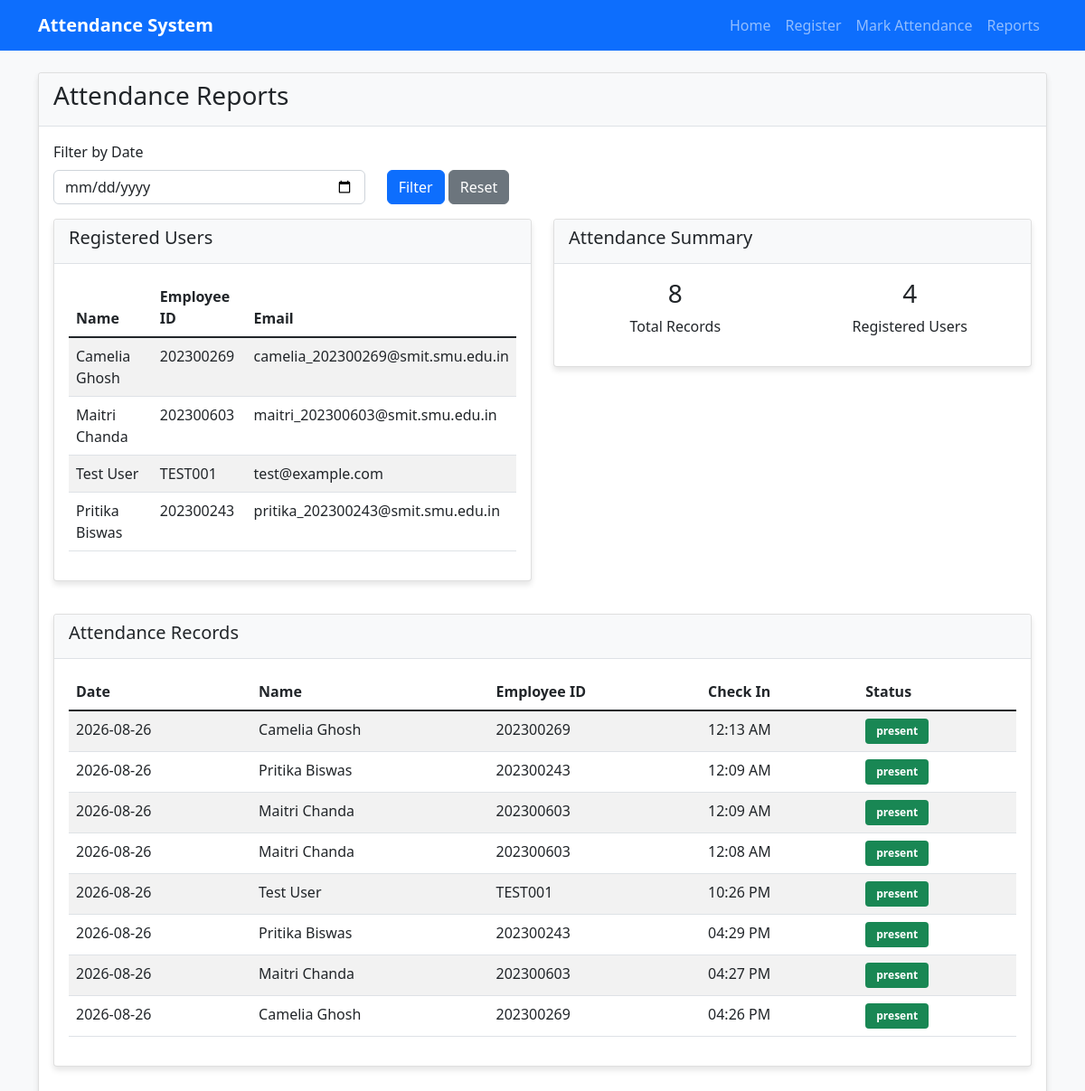
Page /reports on the committed database.
### app/models.py (models this page shows, shortened)
class User(db.Model):
    id = db.Column(db.Integer, primary_key=True)
    name = db.Column(db.String(100), nullable=False)
    employee_id = db.Column(db.String(50), unique=True, nullable=False)
    email = db.Column(db.String(120), unique=True, nullable=True)
    face_encoding = db.Column(db.Text, nullable=True)
    face_image_path = db.Column(db.String(255), nullable=True)
    created_at = db.Column(db.DateTime, default=datetime.utcnow)
    attendance_records = db.relationship('Attendance', backref='user', lazy=True)

class Attendance(db.Model):
    id = db.Column(db.Integer, primary_key=True)
    user_id = db.Column(db.Integer, db.ForeignKey('user.id'), nullable=False)
    check_in_time = db.Column(db.DateTime, default=datetime.utcnow)
    check_out_time = db.Column(db.DateTime, nullable=True)
    date = db.Column(db.Date, default=datetime.utcnow().date())
    status = db.Column(db.String(20), default='present')
    confidence = db.Column(db.Float, nullable=True)

### app/routes_basic.py (the view)
@app.route('/reports')
def reports():
    users = User.query.all()
    attendance_records = Attendance.query.order_by(Attendance.check_in_time.desc()).all()
    return render_template('reports.html', users=users, attendance_records=attendance_records)

### app/templates/reports.html (shortened to what this page needs)
{% extends "base.html" %}
{% block content %}
<div class="row">
    <div class="col-md-12">
        <div class="card">
            <div class="card-header">
                <h3>Attendance Reports</h3>
            </div>
            <div class="card-body">
                <div class="row mb-3">
                    <div class="col-md-4">
                        <label for="dateFilter" class="form-label">Filter by Date</label>
                        <input type="date" class="form-control" id="dateFilter">
                    </div>
                    <div class="col-md-4">
                        <label class="form-label">&nbsp;</label>
                        <div>
                            <button id="filterBtn" class="btn btn-primary">Filter</button>
                            <button id="resetBtn" class="btn btn-secondary">Reset</button>
                        </div>
                    </div>
                </div>
                <div class="row mb-3">
                    <div class="col-md-6">
                        <div class="card">
                            <div class="card-header">
                                <h5>Registered Users</h5>
                            </div>
                            <div class="card-body">
                                <table class="table table-striped">
                                    <thead>
                                        <tr>
                                            <th>Name</th>
                                            <th>Employee ID</th>
                                            <th>Email</th>
                                        </tr>
                                    </thead>
                                    <tbody>
                                        {% for user in users %}
                                        <tr>
                                            <td>{{ user.name }}</td>
                                            <td>{{ user.employee_id }}</td>
                                            <td>{{ user.email or 'N/A' }}</td>
                                        </tr>
                                        {% else %}
                                        <tr>
                                            <td colspan="3">No users registered yet</td>
                                        </tr>
                                        {% endfor %}
                                    </tbody>
                                </table>
                            </div>
                        </div>
                    </div>
                    <div class="col-md-6">
                        <div class="card">
                            <div class="card-header">
                                <h5>Attendance Summary</h5>
                            </div>
                            <div class="card-body">
                                <div class="row">
                                    <div class="col-md-6">
                                        <div class="text-center">
                                            <h3>{{ attendance_records|length }}</h3>
                                            <p>Total Records</p>
                                        </div>
                                    </div>
                                    <div class="col-md-6">
                                        <div class="text-center">
                                            <h3>{{ users|length }}</h3>
                                            <p>Registered Users</p>
                                        </div>
                                    </div>
                                </div>
                            </div>
                        </div>
                    </div>
                </div>
                <div class="card">
                    <div class="card-header">
                        <h5>Attendance Records</h5>
                    </div>
                    <div class="card-body">
                        <div class="table-responsive">
                            <table class="table table-striped" id="attendanceTable">
                                <thead>
                                    <tr>
                                        <th>Date</th>
                                        <th>Name</th>
                                        <th>Employee ID</th>
                                        <th>Check In</th>
                                        <th>Status</th>
                                    </tr>
                                </thead>
                                <tbody>
                                    {% for record in attendance_records %}
                                    <tr>
                                        <td>{{ record.date }}</td>
                                        <td>{{ record.user.name }}</td>
                                        <td>{{ record.user.employee_id }}</td>
                                        <td>{{ record.check_in_time.strftime('%I:%M %p') }}</td>
                                        <td>
                                            <span class="badge bg-success">{{ record.status }}</span>
                                        </td>
                                    </tr>
                                    {% else %}
                                    <tr>
                                        <td colspan="5">No attendance records found</td>
                                    </tr>
                                    {% endfor %}
                                </tbody>
                            </table>
                        </div>
                    </div>
                </div>
            </div>
        </div>
    </div>
</div>
{% endblock %}

### app/templates/base.html (shortened to what this page needs)
<!DOCTYPE html>
<html lang="en">
<head>
    <link href="https://cdn.jsdelivr.net/npm/bootstrap@5.1.3/dist/css/bootstrap.min.css" rel="stylesheet">
    <link rel="stylesheet" href="{{ url_for('static', filename='css/style.css') }}">
</head>
<body>
    <nav class="navbar navbar-expand-lg navbar-dark bg-primary">
        <div class="container">
            <a class="navbar-brand" href="/">Attendance System</a>
            <div class="collapse navbar-collapse" id="navbarNav">
                <ul class="navbar-nav ms-auto">
                    <li class="nav-item">
                        <a class="nav-link" href="/">Home</a>
                    </li>
                    <li class="nav-item">
                        <a class="nav-link" href="/register">Register</a>
                    </li>
                    <li class="nav-item">
                        <a class="nav-link" href="/attendance">Mark Attendance</a>
                    </li>
                    <li class="nav-item">
                        <a class="nav-link" href="/reports">Reports</a>
                    </li>
                </ul>
            </div>
        </div>
    </nav>
    <div class="container mt-4">
        {% block content %}{% endblock %}
    </div>
</body>
</html>

### app/static/css/style.css (style rules this page uses)
body { background-color: #f8f9fa; }
.navbar-brand { font-weight: bold; }
.card { margin-bottom: 20px; box-shadow: 0 4px 6px rgba(0, 0, 0, 0.1); }
.card-header { background-color: #f8f9fa; border-bottom: 1px solid #dee2e6; }
.badge { padding: 8px 12px; }
.table-responsive { border-radius: 8px; overflow: hidden; }
.btn { border-radius: 6px; }
.form-control { border-radius: 6px; }

### rows in the picture
User: name "Camelia Ghosh", employee_id "202300269", email "camelia_202300269@smit.smu.edu.in"
User: name "Maitri Chanda", employee_id "202300603", email "maitri_202300603@smit.smu.edu.in"
User: name "Test User", employee_id "TEST001", email "test@example.com"
User: name "Pritika Biswas", employee_id "202300243", email "pritika_202300243@smit.smu.edu.in"
Attendance: date "2026-08-26", user.name "Camelia Ghosh", user.employee_id "202300269", check_in_time "12:13 AM", status "present"
Attendance: date "2026-08-26", user.name "Pritika Biswas", user.employee_id "202300243", check_in_time "12:09 AM", status "present"
Attendance: date "2026-08-26", user.name "Maitri Chanda", user.employee_id "202300603", check_in_time "12:09 AM", status "present"
Attendance: date "2026-08-26", user.name "Maitri Chanda", user.employee_id "202300603", check_in_time "12:08 AM", status "present"
Attendance: date "2026-08-26", user.name "Test User", user.employee_id "TEST001", check_in_time "10:26 PM", status "present"
Attendance: date "2026-08-26", user.name "Pritika Biswas", user.employee_id "202300243", check_in_time "04:29 PM", status "present"
Attendance: date "2026-08-26", user.name "Maitri Chanda", user.employee_id "202300603", check_in_time "04:27 PM", status "present"
Attendance: date "2026-08-26", user.name "Camelia Ghosh", user.employee_id "202300269", check_in_time "04:26 PM", status "present"

### other values in the picture
{{ attendance_records|length }} "8"
{{ users|length }} "4"
